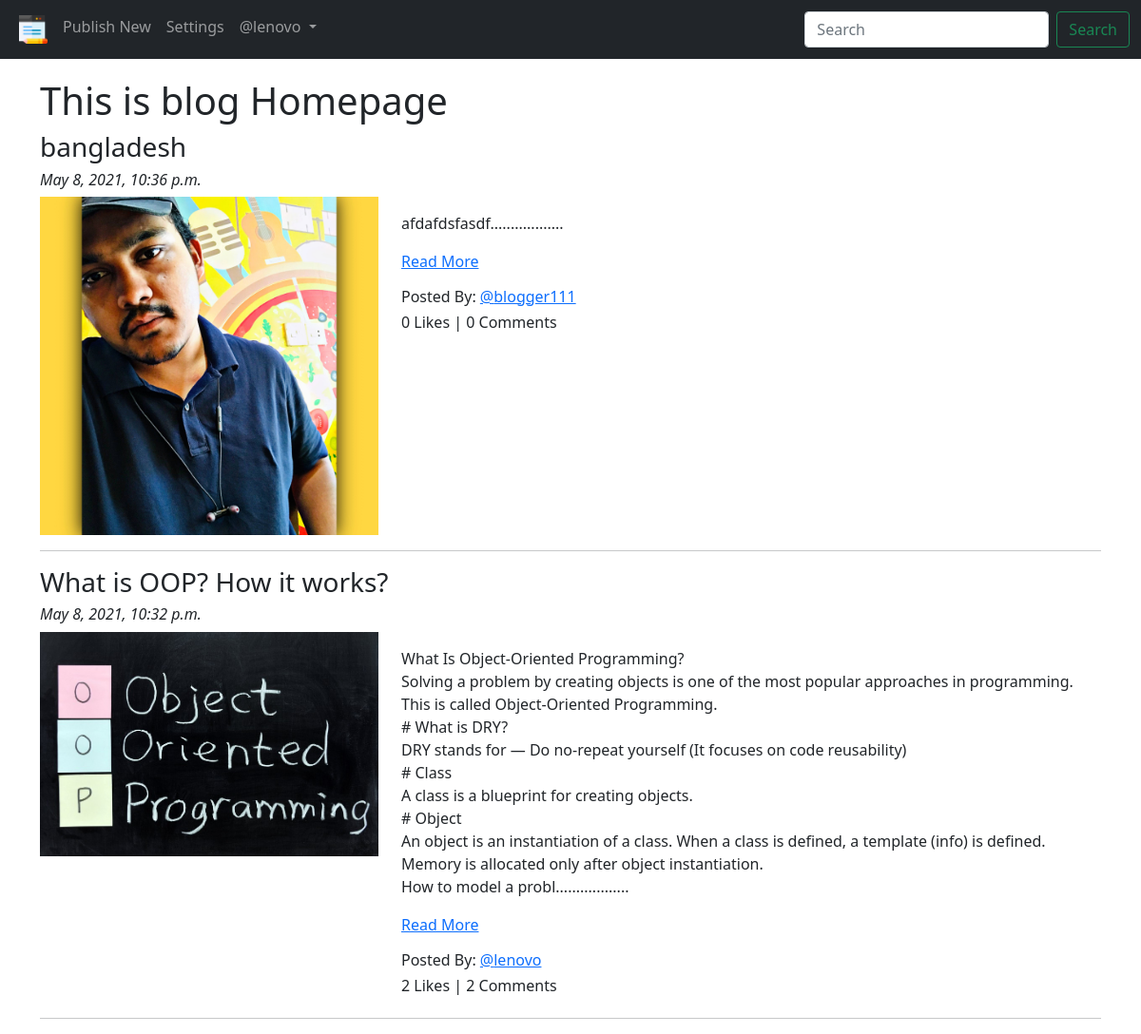
Page /blog/ (signed in) on the committed database.
### App_Blog/models.py (models this page shows, shortened)
class Blog(models.Model):
    author = models.ForeignKey(
        User, on_delete=models.CASCADE, related_name='post_author')
    blog_title = models.CharField(max_length=264, verbose_name="Put a Title")
    slug = models.SlugField(max_length=264, unique=True)
    blog_content = models.TextField(verbose_name="What is on your mind?")
    blog_image = models.ImageField(
        upload_to='blog_images', verbose_name="Image")
    publish_date = models.DateTimeField(auto_now_add=True)
    update_date = models.DateTimeField(auto_now=True)
    class Meta:
        ordering = ['-publish_date']

### App_Blog/views.py (the view)
# urls.py: path('', views.BlogList.as_view(), name='blog_list'),
class BlogList(ListView):
    context_object_name = 'blogs'
    model = Blog
    template_name = 'App_Blog/blog_list.html'

### App_Blog/templatetags/custom_filters.py (called while the page is built)
def range_filter(value):
    return value[0:500] + ".................."

### templates/App_Blog/blog_list.html
{% extends 'base.html' %} {% load custom_filters %} {% block title_block %} Home {% endblock %} {% block body_block %}
<h1>This is blog Homepage</h1>
{% for blog in blogs %}
<h3>{{blog.blog_title}}</h3>
<h6><i>{{blog.publish_date}}</i></h6>
<div class="row">
    <div class="col-sm-4">
        <img src="/media/{{blog.blog_image}}" alt="{{blog.blog_title}}" title="{{blog.blog_title}}" width="100%">
    </div>
    <div class="col-sm-8">
        <p>{{blog.blog_content|range_filter|linebreaks}} <a href="{% url 'App_Blog:blog_details' slug=blog.slug %}">Read
        More</a></p>
        <h6>Posted By: <a href="#">@{{blog.author}}</a></h6>
        <h6>{{blog.liked_blog.count}} Likes | {{blog.blog_comment.count }} Comments </h6>
    </div>
</div>
<hr> {% endfor %} {% endblock %}

### templates/base.html (shortened to what this page needs)
<!DOCTYPE html>
{% load static %}
<html lang="en" dir="ltr">
  <head>
    <link
      href="https://cdn.jsdelivr.net/npm/bootstrap@5.0.0-beta3/dist/css/bootstrap.min.css"
      rel="stylesheet"
    />
    <link
      href="http://maxcdn.bootstrapcdn.com/font-awesome/4.1.0/css/font-awesome.min.css"
      rel="stylesheet"
    />
  </head>
  <body>
    <nav class="navbar navbar-expand-lg navbar-dark bg-dark">
      <div class="container-fluid">
        <div class="collapse navbar-collapse" id="navbarSupportedContent">
          <ul class="navbar-nav me-auto mb-2 mb-lg-0">
            <li class="nav-item">
              <a
                class="nav-link"
                aria-current="page"
                href="{% url 'App_Blog:blog_list' %}"
                ><img src="/media/blog.png" width="30px"
              /></a>
            </li>
            {% if user.is_authenticated %}
            <li class="nav-item">
              <a class="nav-link" href="{% url 'App_Blog:create_blog' %}"
                >Publish New</a
              >
            </li>
            <li class="nav-item">
              <a class="nav-link" href="#">Settings</a>
            </li>
            {% endif %} {% if user.is_authenticated %}
            <li class="nav-item dropdown">
              <a
                class="nav-link dropdown-toggle"
                href="#"
                id="navbarDropdown"
                role="button"
                data-bs-toggle="dropdown"
                aria-expanded="false"
              >
                @{{user.username}}
              </a>
                {% endif %}
            </li>
          </ul>
          <form class="d-flex">
            <input
              class="form-control me-2"
              type="search"
              placeholder="Search"
              aria-label="Search"
            />
            <button class="btn btn-outline-success ml-auto" type="submit">
              Search
            </button>
          </form>
        </div>
      </div>
    </nav>
    <div class="container" style="padding-top: 20px">
      {% block body_block %} {% endblock %}
    </div>
  </body>
</html>

### rows in the picture
Blog: blog_title "bangladesh", publish_date "May 8, 2021, 10:36 p.m.", blog_image (picture), blog_content|range_filter "afdafdsfasdf..................", author "blogger111", liked_blog.count "0", blog_comment.count "0"
Blog: blog_title "What is OOP? How it works?", publish_date "May 8, 2021, 10:32 p.m.", blog_image (picture), blog_content|range_filter "What Is Object-Oriented Programming? Solving a problem by creating objects is one of the most popular approaches in programming. This is called Object-Oriented Programming. # What is DRY? DRY stands for — Do no-repeat yourself (It focuses on code reusability) # Class A class is a blueprint for creating objects. # Object An object is an instantiation of a class. When a class is defined, a template (info) is defined. Memory is allocated only after object instantiation. How to model a probl..................", author "lenovo", liked_blog.count "2", blog_comment.count "2"

### other values in the picture
{{ user.username }} "lenovo"
